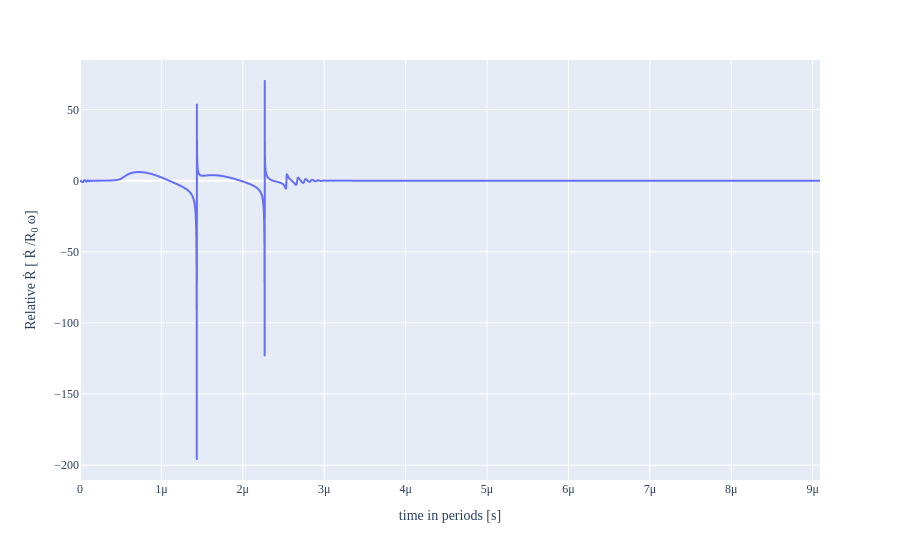

Notebook source saved alongside this figure:
### Code cell
fig = px.line(x=BD_obj.time, y=BD_obj.Rdot)
fig.update_layout(
    font_family="'Serif",
    xaxis=dict(title="time [s]"),
    yaxis=dict(title="Relative <span>&#7768;</span> [ <span>&#7768;</span> /R<sub>0</sub> &#969;]"),
    font_size=12
)
fig.show()

# The HTML coding is used for greek letters and sub/superscripts and overdots in the labels. 
# The list of unicodes of letters can be found here: https://www.compart.com/en/unicode/U+03C9

### Figure 1 — Plotly figure (JSON) as saved in the notebook; plotly's stock layout.template omitted (floating-point values rounded to 4 significant figures; data arrays with more than 128 entries replaced by an {"elided": "..."} marker saying what was removed)
{"data": [{"hovertemplate": "x=%{x}<br>y=%{y}<extra></extra>", "legendgroup": "", "line": {"color": "#636efa", "dash": "solid"}, "marker": {"symbol": "circle"}, "mode": "lines", "name": "", "showlegend": false, "type": "scattergl", "x": {"elided": "10000 float values"}, "xaxis": "x", "y": {"elided": "10000 float values"}, "yaxis": "y"}], "layout": {"autosize": true, "font": {"family": "'Serif", "size": 12}, "legend": {"tracegroupgap": 0}, "margin": {"t": 60}, "xaxis": {"anchor": "y", "autorange": true, "domain": [0, 1], "range": [0, 9.09e-06], "title": {"text": "time in periods [s]"}, "type": "linear"}, "yaxis": {"anchor": "x", "autorange": true, "domain": [0, 1], "range": [-210.5, 84.86], "title": {"text": "Relative <span>&#7768;</span> [ <span>&#7768;</span> /R<sub>0</sub> &#969;]"}, "type": "linear"}}}
